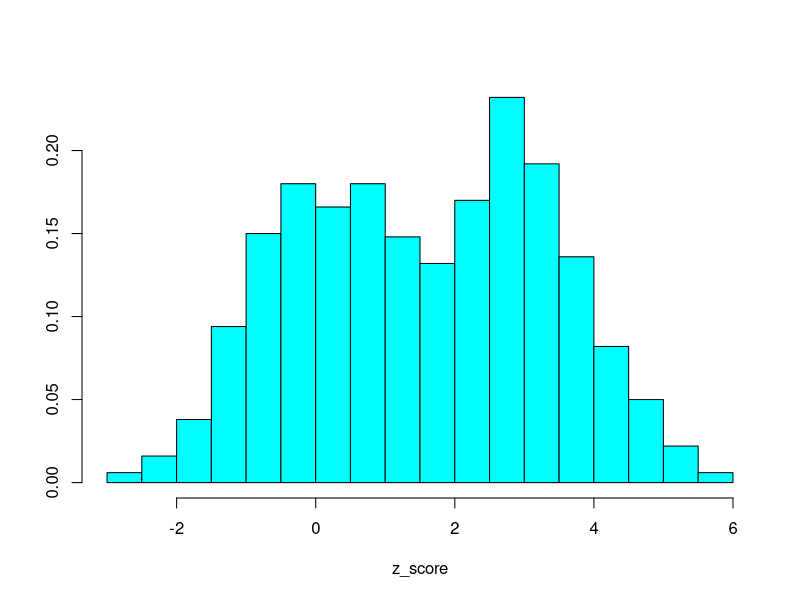
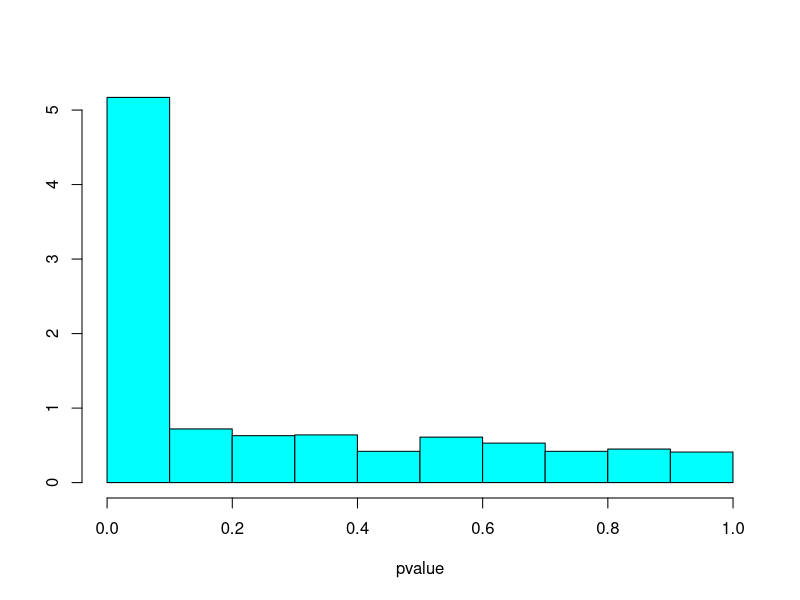
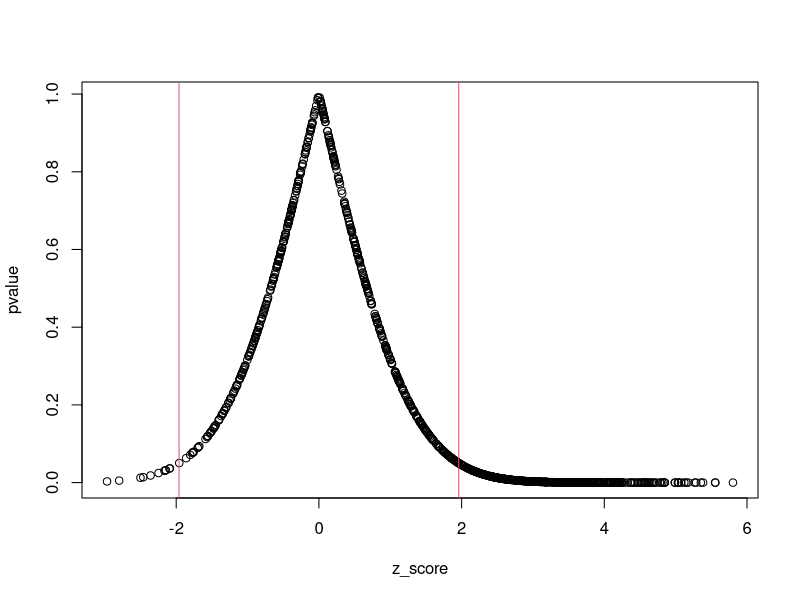
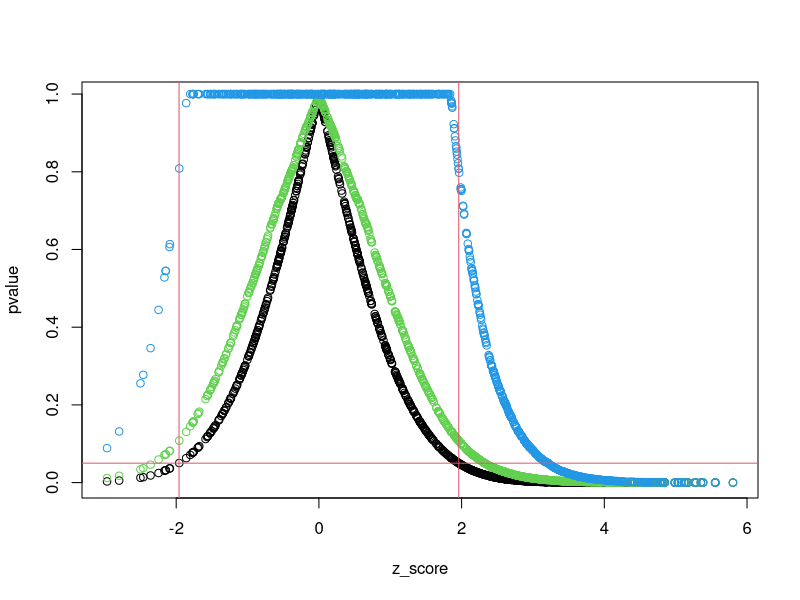
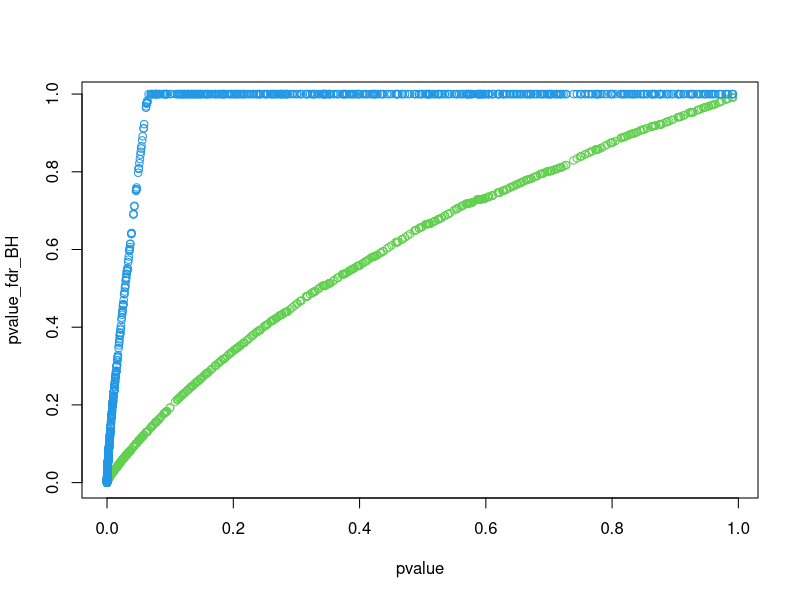

Reproduce these figures in R, in order.
## R_Demo_Model_Evaluation_false_discovery_rate.R
##########################################################################
## INSTRUCTOR: Christopher Fariss
## COURSE NAME: Advanced Computational Methods for Social Media and Textual Data (3B or 2F)
## University of Essex Summer School 2023
##
## Date: 2023-08-16
##
## Please e-mail me if you find any errors or have and suggestions
## e-mail: cjf0006@gmail.com
## e-mail: cjfariss@umich.edu
##########################################################################
## Introduction to tutorial:
##
## False Discovery Rate:
## the expected proportion of false discoveries among the rejected hypotheses
##
## Use this tool when you have many more columns of data than rows of data
##
## Penalize the calculated p_values.
## There are many possible corrections, many of which are available in R.
## The simplest criterion is to simply increase the threshold (decrease the p-value size) at which the researcher reports evidence of non-zero relationship.
##
## In general, these tools are designed to reduce the rate of false positives with respect to the hypothesis test under consideration.
## In other words, the methods penalize the standard p-value to reduce false discovery rate which is when we incorrectly reject the null hypothesis that there is no real effect.
## This means we pay a cost of more type II errors (false negatives) in an effort to reduce the rate of type I error (false positives).
##
## When the number of observations we have is limited, these corrections are useful to consider.
## In cases of large-scale datasets, consider using an out of sample testing procedure to reduce the false discovery rate.
##
## See for many other options see the R documentation here http://www.strimmerlab.org/notes/fdr.html
##
## As we discussed with the definitions of precision, recall, and accuracy, there is no strict advice on which p-value adjustment to use.
##
## Depending on the substantive goal of the modeling effort, the researcher may wish to minimize false positives or false negatives (identify all potential units that are of some class for further analysis).
##
## In an exploratory study, the researcher may wish to describe all potentially significant relationships as a starting point for additional research.
##
## If there are potential costs associated with the study, in particular for vulnerable populations, then considering a stricter criterion for reporting a statistically significant finding may be advisable.
##
## Keep in mind though, that not passing a threshold for statistically significant and thus rejecting a null hypothesis is distinct from estimating the precision of a null effect.
##
## Usually, these corrections are for large-scale hypothesis testing: i.e., 100s or 1000s of tests. If you had 100s of tests and only a handful produced a significant result, we would want to use a correction to rule out false positives.
## On the other hand, 100s of tests in which nearly all produce a significant test statistic probably may provide the researcher with a lot of confidence that the modelled relationships are capturing a true substantive relationship.
##
## There are several methods of correction available in R. Bonferroni is the most conservative but not too bad in scenarios with a small number of tests. The penalty to the p-value increases as the number of tests increases.
##
##########################################################################

library(MASS)

## generate random variable to use as Z-score
n <- 1000
z_score <- rnorm(n, mean = c(rep(0, n/2), rep(3, n/2)))
truehist(z_score)

## transform Z-score into p-value
pvalue <- 2*pnorm(-abs(z_score))
truehist(pvalue)
plot(z_score, pvalue)
abline(v=1.96, col=2)
abline(v=-1.96, col=2)


## adjust for potential false discoveries using the BH (Benjamini & Hochberg) adjustment
pvalue_fdr_BH <- p.adjust(pvalue, method="BH")

## adjust for potential false discoveries using the BY (Benjamini-Yekutieli) adjustment
pvalue_fdr_BY <- p.adjust(pvalue, method="BY")

## plot adjusted p_value by original p_value
plot(z_score, pvalue)
points(z_score, pvalue_fdr_BH, col=3)
points(z_score, pvalue_fdr_BY, col=4)
abline(v=1.96, col=2)
abline(v=-1.96, col=2)
abline(h=.05, col=2)

## plot adjusted p_value by original p_value
plot(pvalue, pvalue_fdr_BH, col=3)
points(pvalue, pvalue_fdr_BY, col=4)


## if you are curious: calculate the BY adjustment in base R use the code below (this is modified from code out of the p.adjust function in R)
index <- length(pvalue):1
o <- order(pvalue, decreasing = TRUE)
ro <- order(o)
q <- sum(1/(1:n))
pvalue_adjusted <- pmin(1, cummin(q * length(pvalue)/index * pvalue[o]))[ro]


## Evaluate the p-value corrections given a vecor of p-values
temp_list <- list()
for(i in 1:7){
  pvalues <- c(.01,.025, .05)
  pvalue_method <- c("holm", "hochberg", "hommel", "bonferroni", "BH", "BY", "fdr")
  adj_pvalue <- p.adjust(pvalues, method=pvalue_method[i])
  temp_list[[i]] <- data.frame(pvalue_method=pvalue_method[i], pvalues, adj_pvalue)
}
do.call("rbind", temp_list)
